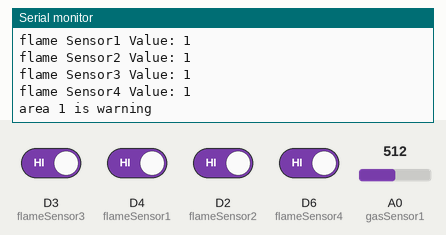
The sketch below on a simulated ESP8266 (NodeMCU). Shown: the last lines printed to the serial monitor. The test bench sets the inputs (shaded band); at power-on: D2 (flameSensor2), D3 (flameSensor3), D4 (flameSensor1), D6 (flameSensor4) HIGH, A0 (gasSensor1) = 512. WiFi joins after 1.5 s; servers stay silent unless stated.

Above: at 3.7 s.
3.8 s: D3 (flameSensor3) driven LOW
At 6.3 s:
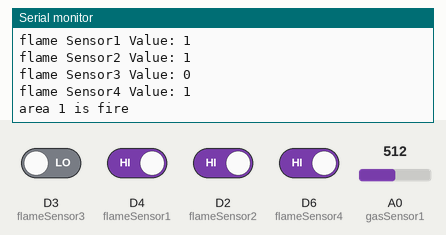
9.1 s: A0 (gasSensor1) set to 716
At 9.88 s:
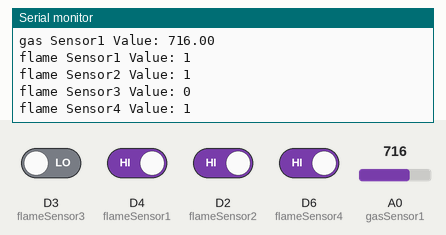
12.2 s: D4 (flameSensor1) driven LOW
15.3 s: D2 (flameSensor2) driven LOW
18.4 s: D6 (flameSensor4) driven LOW
At 20.23 s:
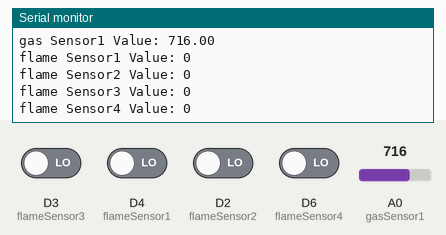
21.5 s: A0 (gasSensor1) set to 900
At 25.3 s:
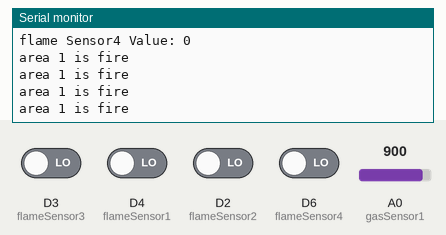
Timing chart, 0 to 25.6 s (numbered marks = the images above; inputs shaded):
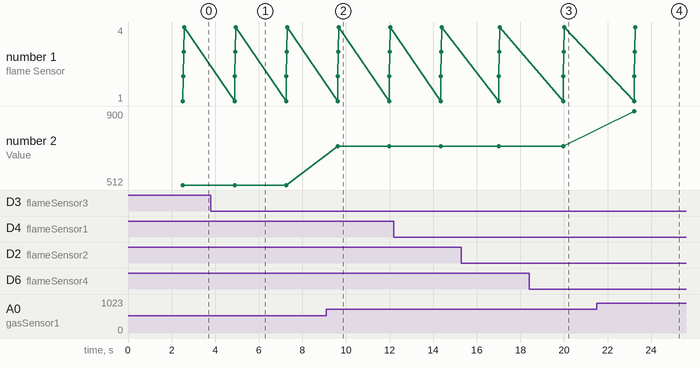

The sketch:

firesensor.ino
```cpp
#include "FirebaseESP8266.h" // 반드시 파이어베이스 라이브러리를 먼저 추가해야 합니다.
#include <ESP8266WiFi.h>

//#define FIREBASE_HOST "skku-iot-project-default-rtdb.firebaseio.com" //(http:// 빼고, 마지막 / 빼고)"
#define FIREBASE_HOST "practice2-8dff4-default-rtdb.firebaseio.com" //(http:// 빼고, 마지막 / 빼고)"
//#define FIREBASE_AUTH "rYdhFhZKvi06qiDSdUjIYTIyWfhfhtr4pAYEk24i"
#define FIREBASE_AUTH "EdwwjeMDe4f57DLkTelsPOHLFOPLyJv187gEOtIw"
#define WIFI_SSID "iPhone" // 연결 가능한 wifi의 ssid
#define WIFI_PASSWORD "123123123" // wifi 비밀번호

#define gasSensor1 A0
//#define gasSensor2 D9
//#define gasSensor3 D10
//#define gasSensor4 D11

#define flameSensor1 D4
#define flameSensor2 D2
#define flameSensor3 D3
#define flameSensor4 D6

float gasSensorValue1;  //variable to store sensor value
//float gasSensorValue2;  //variable to store sensor value
//float gasSensorValue3;  //variable to store sensor value
//float gasSensorValue4;  //variable to store sensor value

int flameSensorValue1;
int flameSensorValue2;
int flameSensorValue3;
int flameSensorValue4;

int check = false;

FirebaseData firebaseData;
FirebaseJson json;

void printResult(FirebaseData &data);
void setup() // wifi 접속 과정.
{
  Serial.begin(9600);
  delay(500);
  Serial.println();
  Serial.println(WIFI_SSID);
  Serial.println(WIFI_PASSWORD);
  delay(500);
  WiFi.begin(WIFI_SSID, WIFI_PASSWORD);
  delay(500);
  Serial.println();
  Serial.println("Connecting to WiFi");
  while (WiFi.status() != WL_CONNECTED)
  {
    Serial.print(".");
    delay(500);
  }
  Serial.println();
  Serial.print("Connected with IP: ");
  Serial.println(WiFi.localIP());
  Serial.println();

  pinMode(gasSensor1, INPUT);
  pinMode(flameSensor1,INPUT);
  pinMode(flameSensor2, INPUT);
  pinMode(flameSensor3, INPUT);
  pinMode(flameSensor4, INPUT);

  Firebase.begin(FIREBASE_HOST, FIREBASE_AUTH);
  Firebase.reconnectWiFi(true);

  firebaseData.setBSSLBufferSize(1024, 1024);
  firebaseData.setResponseSize(1024);
  Firebase.setReadTimeout(firebaseData, 1000 * 60);
  Firebase.setwriteSizeLimit(firebaseData, "tiny");
}

void loop()
{

  gasSensorValue1 = analogRead(gasSensor1); // read analog input pin 1
  //gasSensorValue2 = analogRead(gasSensor2); // read analog input pin 2
  //gasSensorValue3 = analogRead(gasSensor3); // read analog input pin 3
  //gasSensorValue4 = analogRead(gasSensor4); // read analog input pin 4

  flameSensorValue1 = digitalRead(flameSensor1);
  flameSensorValue2 = digitalRead(flameSensor2);
  flameSensorValue3 = digitalRead(flameSensor3);
  flameSensorValue4 = digitalRead(flameSensor4);

  Serial.print("gas Sensor1 Value: ");
  Serial.println(gasSensorValue1);
  /*Serial.print("gas Sensor2 Value: ");
  Serial.println(gasSensorValue2);
  Serial.print("gas Sensor3 Value: ");
  Serial.println(gasSensorValue3);
  Serial.print("gas Sensor4 Value: ");
  Serial.println(gasSensorValue4);
  */

  Serial.print("flame Sensor1 Value: ");
  Serial.println(flameSensorValue1);
  Serial.print("flame Sensor2 Value: ");
  Serial.println(flameSensorValue2);
  Serial.print("flame Sensor3 Value: ");
  Serial.println(flameSensorValue3);
  Serial.print("flame Sensor4 Value: ");
  Serial.println(flameSensorValue4);

  //flame sensor value
  if(flameSensorValue1 == 0){
    Firebase.setBool(firebaseData, "flameSensorValue1", !flameSensorValue1);
    Firebase.setInt(firebaseData, "status", 1);
    check = true;
    Serial.println("area 1 is fire");
  }
  if(flameSensorValue2 == 0){
    Firebase.setBool(firebaseData, "flameSensorValue2", !flameSensorValue2);
    Firebase.setInt(firebaseData, "status", 1);
    check = true;
    Serial.println("area 1 is fire");
  }
  if(flameSensorValue3 == 0){
    Firebase.setBool(firebaseData, "flameSensorValue3", !flameSensorValue3);
    Firebase.setInt(firebaseData, "status", 1);
    check = true;
    Serial.println("area 1 is fire");
  }
  if(flameSensorValue4 == 0){
    Firebase.setBool(firebaseData, "flameSensorValue4", !flameSensorValue4);
    Firebase.setInt(firebaseData, "status", 1);
    Serial.println("area 1 is fire");

  }

  if(gasSensorValue1 > 200 && (flameSensorValue1 * flameSensorValue2 * flameSensorValue3 * flameSensorValue4 == 1) ){
    Firebase.setInt(firebaseData, "gasSensorValue1", gasSensorValue1);
    Firebase.setInt(firebaseData, "status", 2);
    check = true;
    Serial.println("area 1 is warning");
  }

  if(!check){
    Firebase.setBool(firebaseData, "flameSensorValue1", !flameSensorValue1);
    Firebase.setBool(firebaseData, "flameSensorValue2", !flameSensorValue2);
    Firebase.setBool(firebaseData, "flameSensorValue3", !flameSensorValue3);
    Firebase.setBool(firebaseData, "flameSensorValue4", !flameSensorValue4);
    Firebase.setInt(firebaseData, "gasSensorValue1", gasSensorValue1);
    Firebase.setInt(firebaseData, "status", 0);
  }
  check = false;


  Serial.println("");
  delay(2000); // wait 2s for next reading

}
```

Measured:
- after the input at 3.8 s, the serial monitor: prints a new line after 1.1 s (image 1)
- after the input at 9.1 s, the serial monitor: prints a new line after 0.53 s (image 2)
- after the input at 18.4 s, the serial monitor: prints a new line after 1.6 s (image 3)
- after the input at 21.5 s, the serial monitor: prints a new line after 1.7 s (image 4)
- plotted number 2: 512 → 716 after the input at 9.1 s, 716 → 900 after the input at 21.5 s
